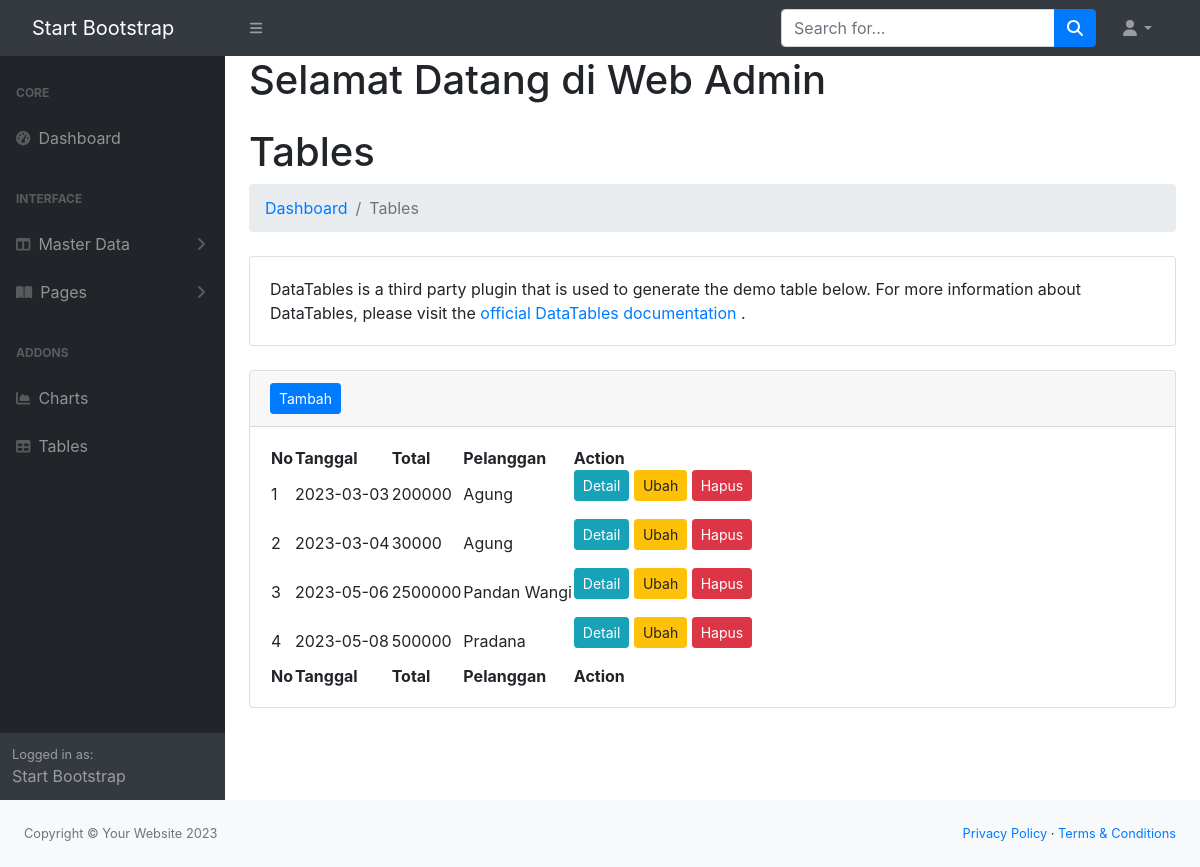
Page /admin/index.php?url=pesanan on the committed database.
### tables this page shows
CREATE TABLE `pesanan` (
  `id` int(11) NOT NULL,
  `tanggal` date DEFAULT NULL,
  `total` double DEFAULT NULL,
  `pelanggan_id` int(11) NOT NULL
);

CREATE TABLE `pelanggan` (
  `id` int(11) NOT NULL,
  `kode` varchar(10) DEFAULT NULL,
  `nama` varchar(50) DEFAULT NULL,
  `jk` char(1) DEFAULT NULL,
  `tmp_lahir` varchar(30) DEFAULT NULL,
  `tgl_lahir` date DEFAULT NULL,
  `email` varchar(30) DEFAULT NULL,
  `kartu_id` int(11) NOT NULL
);

### admin/models/Pesanan.php (called while the page is built, shortened)
<?php
class Pesanan {
 private $koneksi;
 public function __construct(){
    global $dbh;
    $this->koneksi = $dbh;
}
 public function Pesanan(){
    $sql = "SELECT pesanan.*, pelanggan.nama as nama FROM pesanan INNER JOIN
    pelanggan ON pelanggan.id = pesanan.pelanggan_id ";
    $ps = $this->koneksi->prepare($sql);
    $ps->execute();
    $rs = $ps->fetchAll();
    return $rs;
}
}
?>

### admin/pesanan.php (the view, shortened to what this page needs)
<?php
$model = new Pesanan();
$pesanan = $model->Pesanan();
?>
                        <h1 class="mt-4">Tables</h1>
                        <ol class="breadcrumb mb-4">
                            <li class="breadcrumb-item"><a href="index.html">Dashboard</a></li>
                            <li class="breadcrumb-item active">Tables</li>
                        </ol>
                        <div class="card mb-4">
                            <div class="card-body">
                                DataTables is a third party plugin that is used to generate the demo table below. For more information about DataTables, please visit the
                                <a target="_blank" href="https://datatables.net/">official DataTables documentation</a>
                                .
                            </div>
                        </div>
                        <div class="card mb-4">
                            <div class="card-header">
                                <a href="index.php?url=pesanan_form" class="btn btn-primary btn-sm">Tambah</a>
                            </div>
                            <div class="card-body">
                                <table id="datatablesSimple">
                                    <thead>
                                        <tr>
                                            <th>No</th>
                                            <th>Tanggal</th>
                                            <th>Total</th>
                                            <th>Pelanggan</th>
                                            <th>Action</th>
                                        </tr>
                                    </thead>
                                    <tfoot>
                                        <tr>
                                            <th>No</th>
                                            <th>Tanggal</th>
                                            <th>Total</th>
                                            <th>Pelanggan</th>
                                            <th>Action</th>
                                        </tr>
                                    </tfoot>
                                    <tbody>
                                        <?php
                                        $no = 1;
                                        foreach($pesanan as $row){
                                        ?>
                                        <tr>
                                            <td><?= $no ?></td>
                                            <td><?= $row['tanggal']?></td>
                                            <td><?= $row['total']?></td>
                                            <td><?= $row['nama']?></td>
                                            <td>
                                                <form action="pesanan_controller.php" method="POST">
                                                    <a class="btn btn-info btn-sm" href="index.php?url=pesanan_detail&id=<?= $row ['id'] ?>">Detail</a>
                                                    <a class="btn btn-warning btn-sm" href="index.php?url=pesanan_form&idedit=<?= $row ['id'] ?>">Ubah</a>
                                                    <button class="btn btn-danger btn-sm" name="proses" value="hapus"
                                                    onclick="return confirm('Apakah anda yakin ingin menghapus data ini?')">Hapus</button>
                                                </form>
                                            </td>
                                        </tr>
                                      <?php
                                        $no++;
                                    }
                                        ?>
                                    </tbody>
                                </table>
                            </div>
</div>
</div>

### rows in the picture
pesanan: tanggal "2023-03-03", total "200000", pelanggan.nama "Agung"
pesanan: tanggal "2023-03-04", total "30000", pelanggan.nama "Agung"
pesanan: tanggal "2023-05-06", total "2500000", pelanggan.nama "Pandan Wangi"
pesanan: tanggal "2023-05-08", total "500000", pelanggan.nama "Pradana"
